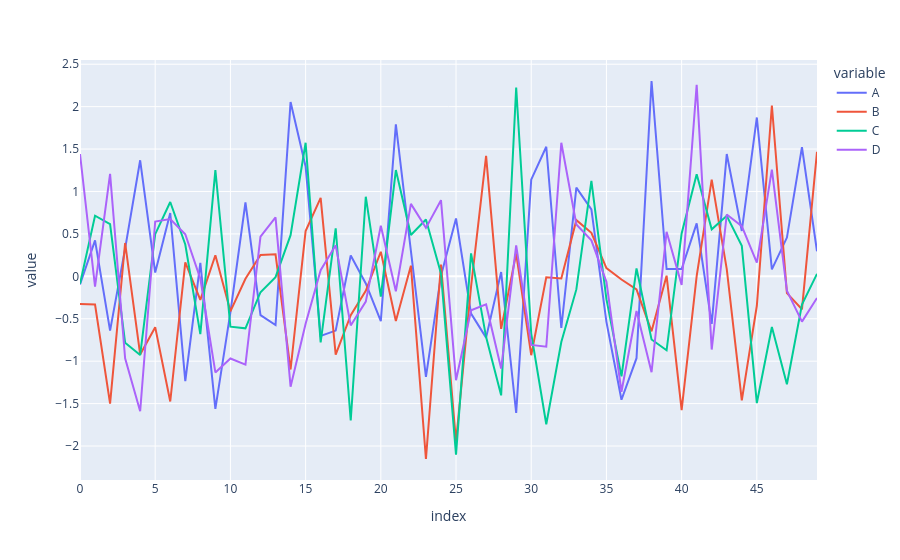

Source (notebook cell):
### Markdown cell above
# Basics

### Code cell
arr_1 = np.random.randn(50,4)
df_1 = pd.DataFrame(arr_1, columns=['A','B','C','D'])
df_1.head()
df_1.plot()

### Figure 1 — Plotly figure (JSON) as saved in the notebook; plotly's stock layout.template omitted (floating-point values rounded to 4 significant figures)
{"data": [{"hovertemplate": "variable=A<br>index=%{x}<br>value=%{y}<extra></extra>", "legendgroup": "A", "line": {"color": "#636efa", "dash": "solid"}, "marker": {"symbol": "circle"}, "mode": "lines", "name": "A", "orientation": "v", "showlegend": true, "type": "scatter", "x": [0, 1, 2, 3, 4, 5, 6, 7, 8, 9, 10, 11, 12, 13, 14, 15, 16, 17, 18, 19, 20, 21, 22, 23, 24, 25, 26, 27, 28, 29, 30, 31, 32, 33, 34, 35, 36, 37, 38, 39, 40, 41, 42, 43, 44, 45, 46, 47, 48, 49], "xaxis": "x", "y": [-0.096, 0.4243, -0.6399, 0.326, 1.368, 0.04482, 0.7466, -1.235, 0.1593, -1.562, -0.4254, 0.8703, -0.4569, -0.5745, 2.054, 1.295, -0.7014, -0.6397, 0.2451, -0.08426, -0.5286, 1.791, 0.3011, -1.186, 0.008198, 0.6813, -0.4389, -0.7221, 0.05028, -1.611, 1.14, 1.527, -0.609, 1.045, 0.7883, -0.5364, -1.455, -0.9648, 2.302, 0.08604, 0.08533, 0.6239, -0.5603, 1.441, 0.5345, 1.872, 0.08197, 0.457, 1.522, 0.2951], "yaxis": "y"}, {"hovertemplate": "variable=B<br>index=%{x}<br>value=%{y}<extra></extra>", "legendgroup": "B", "line": {"color": "#EF553B", "dash": "solid"}, "marker": {"symbol": "circle"}, "mode": "lines", "name": "B", "orientation": "v", "showlegend": true, "type": "scatter", "x": [0, 1, 2, 3, 4, 5, 6, 7, 8, 9, 10, 11, 12, 13, 14, 15, 16, 17, 18, 19, 20, 21, 22, 23, 24, 25, 26, 27, 28, 29, 30, 31, 32, 33, 34, 35, 36, 37, 38, 39, 40, 41, 42, 43, 44, 45, 46, 47, 48, 49], "xaxis": "x", "y": [-0.3261, -0.3327, -1.5, 0.393, -0.9202, -0.5992, -1.475, 0.1645, -0.2768, 0.248, -0.4127, -0.0285, 0.2524, 0.2593, -1.098, 0.5341, 0.9253, -0.9234, -0.4568, -0.1707, 0.2899, -0.5266, 0.1255, -2.153, 0.139, -1.948, -0.1211, 1.42, -0.6188, 0.2692, -0.9295, -0.01189, -0.02561, 0.6623, 0.513, 0.09703, -0.03745, -0.1553, -0.6477, 0.007619, -1.577, 0.003494, 1.14, 0.08571, -1.461, -0.3469, 2.013, -0.198, -0.3884, 1.469], "yaxis": "y"}, {"hovertemplate": "variable=C<br>index=%{x}<br>value=%{y}<extra></extra>", "legendgroup": "C", "line": {"color": "#00cc96", "dash": "solid"}, "marker": {"symbol": "circle"}, "mode": "lines", "name": "C", "orientation": "v", "showlegend": true, "type": "scatter", "x": [0, 1, 2, 3, 4, 5, 6, 7, 8, 9, 10, 11, 12, 13, 14, 15, 16, 17, 18, 19, 20, 21, 22, 23, 24, 25, 26, 27, 28, 29, 30, 31, 32, 33, 34, 35, 36, 37, 38, 39, 40, 41, 42, 43, 44, 45, 46, 47, 48, 49], "xaxis": "x", "y": [-0.08813, 0.7144, 0.6152, -0.7819, -0.9275, 0.4969, 0.8764, 0.3752, -0.6818, 1.251, -0.5931, -0.613, -0.1874, -0.00966, 0.485, 1.575, -0.7796, 0.5651, -1.699, 0.9386, -0.2394, 1.253, 0.4867, 0.6696, 0.03415, -2.101, 0.27, -0.7159, -1.403, 2.225, -0.6751, -1.743, -0.7736, -0.154, 1.124, -0.2694, -1.179, 0.09308, -0.7439, -0.8715, 0.5052, 1.202, 0.5539, 0.7131, 0.3601, -1.493, -0.5976, -1.272, -0.3334, 0.02957], "yaxis": "y"}, {"hovertemplate": "variable=D<br>index=%{x}<br>value=%{y}<extra></extra>", "legendgroup": "D", "line": {"color": "#ab63fa", "dash": "solid"}, "marker": {"symbol": "circle"}, "mode": "lines", "name": "D", "orientation": "v", "showlegend": true, "type": "scatter", "x": [0, 1, 2, 3, 4, 5, 6, 7, 8, 9, 10, 11, 12, 13, 14, 15, 16, 17, 18, 19, 20, 21, 22, 23, 24, 25, 26, 27, 28, 29, 30, 31, 32, 33, 34, 35, 36, 37, 38, 39, 40, 41, 42, 43, 44, 45, 46, 47, 48, 49], "xaxis": "x", "y": [1.442, -0.1212, 1.208, -0.966, -1.59, 0.6461, 0.6751, 0.4966, -0.02707, -1.133, -0.9683, -1.041, 0.468, 0.695, -1.3, -0.558, 0.07183, 0.3652, -0.5783, -0.2974, 0.5963, -0.1759, 0.8543, 0.5711, 0.8977, -1.225, -0.3996, -0.3312, -1.087, 0.3638, -0.8081, -0.8299, 1.575, 0.6115, 0.4242, -0.0642, -1.36, -0.4089, -1.13, 0.5251, -0.1008, 2.257, -0.8626, 0.7287, 0.5909, 0.162, 1.257, -0.1688, -0.5334, -0.2551], "yaxis": "y"}], "layout": {"legend": {"title": {"text": "variable"}, "tracegroupgap": 0}, "margin": {"t": 60}, "xaxis": {"anchor": "y", "domain": [0, 1], "title": {"text": "index"}}, "yaxis": {"anchor": "x", "domain": [0, 1], "title": {"text": "value"}}}}
